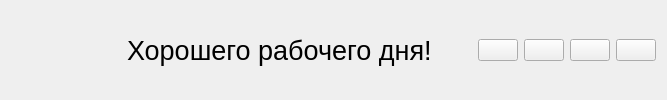
     <widget class="QWidget" name="widget_2" native="true">
      <layout class="QHBoxLayout" name="horizontalLayout_4">
       <item>
        <layout class="QVBoxLayout" name="verticalLayout_8"/>
       </item>
       <item>
        <widget class="QPushButton" name="pushButton_3">
         <property name="maximumSize">
          <size>
           <width>40</width>
           <height>40</height>
          </size>
         </property>
         <property name="styleSheet">
          <string notr="true">border:none;
                                                </string>
         </property>
         <property name="text">
          <string/>
         </property>
         <property name="icon">
          <iconset resource="../../resourses.qrc">
           <normaloff>:/res/menu_24dp_FFFFFF_FILL0_wght400_GRAD0_opsz24.png</normaloff>:/res/menu_24dp_FFFFFF_FILL0_wght400_GRAD0_opsz24.png</iconset>
         </property>
         <property name="iconSize">
          <size>
           <width>50</width>
           <height>50</height>
          </size>
         </property>
         <property name="checkable">
          <bool>true</bool>
         </property>
         <property name="autoExclusive">
          <bool>true</bool>
         </property>
        </widget>
       </item>
       <item>
        <widget class="QPushButton" name="pushButton_2">
         <property name="maximumSize">
          <size>
           <width>40</width>
           <height>40</height>
          </size>
         </property>
         <property name="styleSheet">
          <string notr="true">border:none;
                                                </string>
         </property>
         <property name="text">
          <string/>
         </property>
         <property name="icon">
          <iconset resource="../../resourses.qrc">
           <normaloff>:/res/menu_24dp_FFFFFF_FILL0_wght400_GRAD0_opsz24.png</normaloff>:/res/menu_24dp_FFFFFF_FILL0_wght400_GRAD0_opsz24.png</iconset>
         </property>
         <property name="iconSize">
          <size>
           <width>50</width>
           <height>50</height>
          </size>
         </property>
         <property name="checkable">
          <bool>true</bool>
         </property>
         <property name="autoExclusive">
          <bool>true</bool>
         </property>
        </widget>
       </item>
       <item>
        <spacer name="horizontalSpacer_5">
         <property name="orientation">
          <enum>Qt::Horizontal</enum>
         </property>
         <property name="sizeHint" stdset="0">
          <size>
           <width>40</width>
           <height>20</height>
          </size>
         </property>
        </spacer>
       </item>
       <item>
        <widget class="QLabel" name="label">
         <property name="font">
          <font>
           <pointsize>20</pointsize>
          </font>
         </property>
         <property name="text">
          <string>Хорошего рабочего дня!</string>
         </property>
        </widget>
       </item>
       <item>
        <spacer name="horizontalSpacer_2">
         <property name="orientation">
          <enum>Qt::Horizontal</enum>
         </property>
         <property name="sizeHint" stdset="0">
          <size>
           <width>40</width>
           <height>20</height>
          </size>
         </property>
        </spacer>
       </item>
       <item>
        <layout class="QHBoxLayout" name="horizontalLayout">
         <item>
          <widget class="QPushButton" name="pushButton_13">
           <property name="text">
            <string/>
           </property>
           <property name="icon">
            <iconset resource="../../resourses.qrc">
             <normaloff>:/res/remove_24dp_FFFFFF_FILL0_wght400_GRAD0_opsz24.png</normaloff>:/res/remove_24dp_FFFFFF_FILL0_wght400_GRAD0_opsz24.png</iconset>
           </property>
           <property name="checkable">
            <bool>true</bool>
           </property>
          </widget>
         </item>
         <item>
          <widget class="QPushButton" name="pushButton_24">
           <property name="text">
            <string/>
           </property>
           <property name="icon">
            <iconset resource="../../resourses.qrc">
             <normaloff>:/res/check_box_outline_blank_24dp_FFFFFF_FILL0_wght400_GRAD0_opsz24.png</normaloff>:/res/check_box_outline_blank_24dp_FFFFFF_FILL0_wght400_GRAD0_opsz24.png</iconset>
           </property>
           <property name="checkable">
            <bool>true</bool>
           </property>
          </widget>
         </item>
         <item>
          <widget class="QPushButton" name="pushButton_22">
           <property name="text">
            <string/>
           </property>
           <property name="icon">
            <iconset resource="../../resourses.qrc">
             <normaloff>:/res/check_box_outline_blank_24dp_FFFFFF_FILL0_wght400_GRAD0_opsz24.png</normaloff>:/res/check_box_outline_blank_24dp_FFFFFF_FILL0_wght400_GRAD0_opsz24.png</iconset>
           </property>
           <property name="checkable">
            <bool>true</bool>
           </property>
          </widget>
         </item>
         <item>
          <widget class="QPushButton" name="pushButton_23">
           <property name="text">
            <string/>
           </property>
           <property name="icon">
            <iconset resource="../../resourses.qrc">
             <normaloff>:/res/close_24dp_FFFFFF_FILL0_wght400_GRAD0_opsz24.png</normaloff>:/res/close_24dp_FFFFFF_FILL0_wght400_GRAD0_opsz24.png</iconset>
           </property>
           <property name="checkable">
            <bool>true</bool>
           </property>
           <property name="autoExclusive">
            <bool>true</bool>
           </property>
          </widget>
         </item>
        </layout>
       </item>
      </layout>
     </widget>
